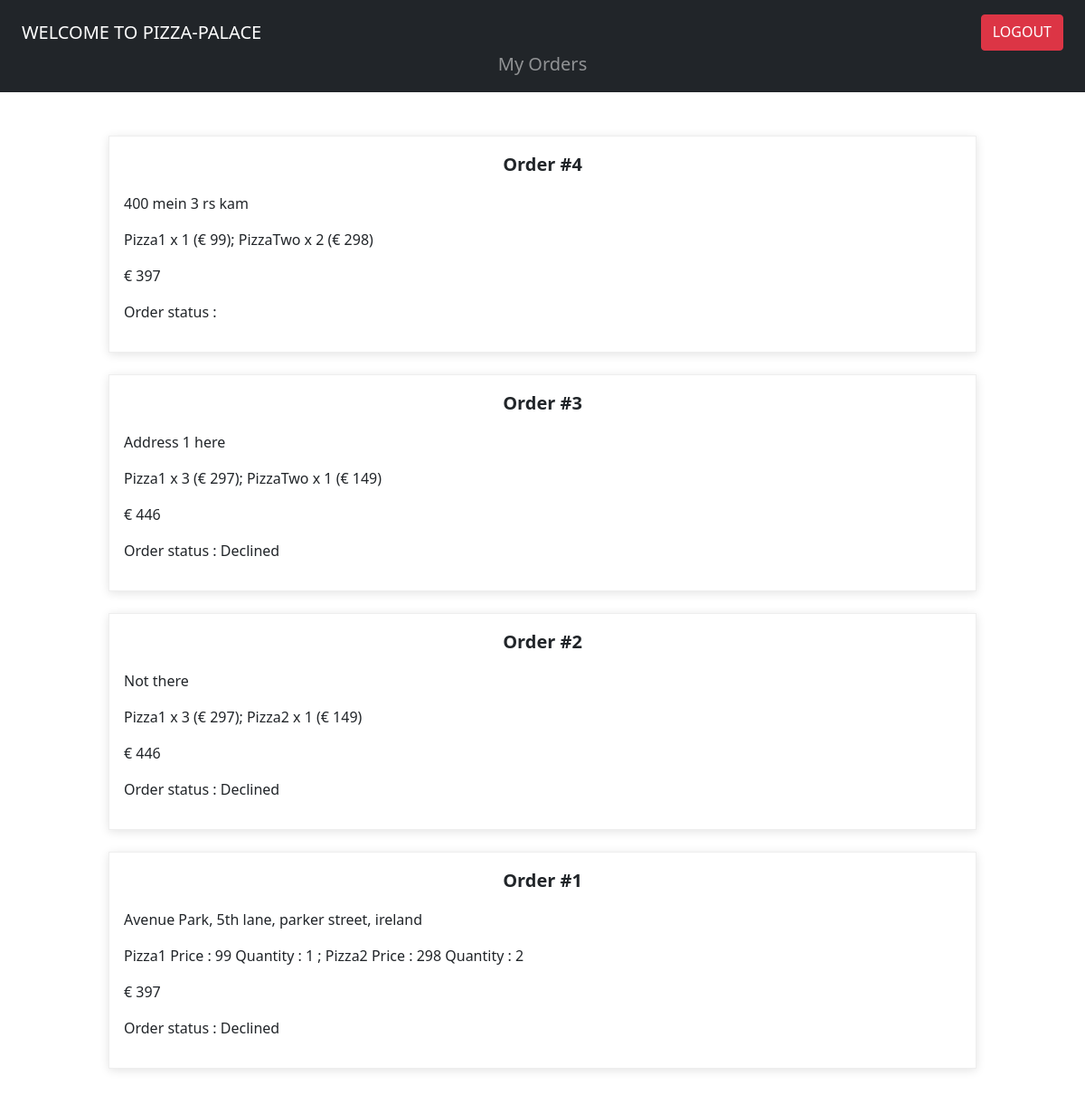
/userorder/ (signed in), run on the app's committed database.
### pizzap/models.py (models this page shows)
class Order(models.Model):
    customer = models.ForeignKey(Customer, on_delete=models.DO_NOTHING)
    address = models.CharField(max_length=100)
    item_ordered = models.CharField(max_length=100)
    status = models.CharField(max_length=10)
    total_amount = models.CharField(max_length=100)
    class Meta:
        verbose_name = "Order"
        verbose_name_plural = "Orders"

### pizzap/views.py (the view)
# urls.py: path('userorder/', userorderpage),
def userorderpage(request):
    customer = Customer.objects.filter(user=request.user).first()
    orders = Order.objects.filter(customer=customer).order_by('-id')
    context = {'orders': orders}
    return render(request, 'pizzap/userorder.html', context)

### templates/pizzap/userorder.html
{% extends 'base.html' %}
{% block content %}
<nav class="navbar navbar-dark bg-dark" style="padding: 16px 24px; display: flex; flex-direction: column;">
    <div style="display: flex; justify-content: space-between; width: 100%">
        <a class="navbar-brand">WELCOME TO PIZZA-PALACE</a>
        <a class="btn btn-danger" href="/logoutuser/">LOGOUT</a>
    </div>
    <div style="display: flex; justify-content: center; width: 100%;
    opacity: 0.5; color: #fff; font-size: 20px;">
		My Orders
    </div>
</nav>
<div style="display: flex; flex-direction: column; margin: 48px auto; width: 80%">
{% for order in orders %}
	<div style="border: 1px solid #eee;
    	box-shadow: 0 2px 10px rgb(0 0 0 / 11%); margin-bottom: 24px; padding: 16px;" role = "alert">
		<p style="font-weight: bold; text-align: center; font-size: 20px;">Order #{{order.id}}</p>
		<p>{{order.address}}</p>
		<p>{{order.item_ordered}}</p>
		<p>€ {{order.total_amount}}</p>
		<p>Order status : {{order.status}}</p>
	</div>
{% endfor %}
</div>
{% endblock %}

### data on the page
Order: id "4", address "400 mein 3 rs kam", item_ordered "Pizza1 x 1 (€ 99); PizzaTwo x 2 (€ 298)", total_amount "397"
Order: id "3", address "Address 1 here", item_ordered "Pizza1 x 3 (€ 297); PizzaTwo x 1 (€ 149)", total_amount "446", status "Declined"
Order: id "2", address "Not there", item_ordered "Pizza1 x 3 (€ 297); Pizza2 x 1 (€ 149)", total_amount "446", status "Declined"
Order: id "1", address "Avenue Park, 5th lane, parker street, ireland", item_ordered "Pizza1 Price : 99 Quantity : 1 ; Pizza2 Price : 298 Quantity : 2", total_amount "397", status "Declined"
